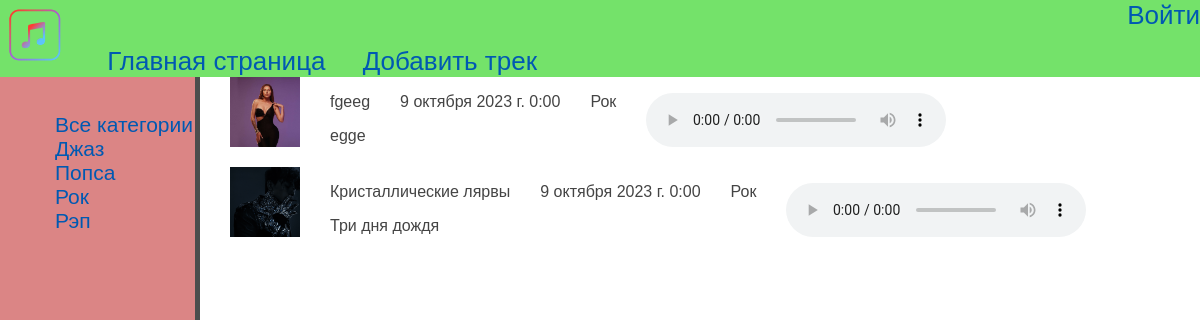
/category/rok/, run on the app's committed database.
### main/models.py (models this page shows, shortened)
class Categories(models.Model):
    title = models.CharField(
        max_length=32,
        verbose_name='Название'
    )
    slug = models.SlugField(
        max_length=32,
        verbose_name='слаг',
        unique=True
    )
    def __str__(self):
        return self.title
    def get_absolute_url(self):
        return reverse('main:category', kwargs={'cat_slug': self.slug})
    class Meta:
        verbose_name = 'Категория'
        verbose_name_plural = 'Категории'
        ordering = ['title']

class Music(models.Model):
    title = models.CharField(
        max_length=32,
        verbose_name='Название'
    )
    author = models.CharField(
        max_length=32,
        verbose_name='Автор'
    )
    slug = models.SlugField(
        max_length=32,
        verbose_name='слаг',
        unique=True
    )
    image = models.ImageField(
        upload_to='photos/%Y/%m/%d',
        verbose_name='Постер'
    )
    soundfile = models.FileField(
        upload_to='sound/%Y/%m/%d',
        verbose_name='Трек'
    )
    release = models.DateTimeField(
        verbose_name='Дата выхода'
    )
    cat = models.ForeignKey(
        Categories,
        verbose_name='Категория',
        on_delete=models.CASCADE
    )
    class Meta:
        verbose_name = 'Трек'
        verbose_name_plural = 'Треки'
        ordering = ['title']

### main/views.py (the view)
# urls.py: path('category/<slug:cat_slug>/', ListCategories.as_view(), name='category')
class ListCategories(DataMixin, ListView):
    model = Music
    template_name = 'main/index.html'
    context_object_name = 'posts'
    allow_empty = False
    def get_context_data(self, *, object_list=None, **kwargs):
        context = super().get_context_data(**kwargs)
        context2 = self.get_user_context(title=context['posts'][0].cat)
        return context | context2
    def get_queryset(self):
        return Music.objects.filter(cat__slug=self.kwargs['cat_slug'])

### main/utils.py (called while the page is built)
    def get_user_context(self, **kwargs):
        context = kwargs
        context['menu'] = menu
        context['cats'] = Categories.objects.all()
        return context

### templates/main/index.html
{% extends 'base.html' %}
{% block content %}
        {% for i in posts %}
        <div class="track">
            <span class="zapis"><img src="{{ i.image.url }}" alt="{{ i.title }}"></span>
            <span class="zapis">
                <p>{{ i.title }}</p>
                <p>{{ i.author }}</p>
            </span>
            <span class="zapis"><p>{{ i.release }}</p></span>
            <span class="zapis"><p>{{ i.cat }}</p></span>
            <span class="zapis"><p><audio controls><source src="{{ i.soundfile.url }}"></audio></p></span>
        </div>
        {% endfor %}
{% endblock %}

### templates/base.html (shortened to what this page needs)
{% load static %}
<!DOCTYPE html>
<html lang="en">
<head>
    <link rel="stylesheet" href="{% static 'css/style.css' %}">
</head>
<body>
{% block header %}
<header>
    <div class="left-menu">
        <span><a href="{% url 'main:home' %}"><img src="{% static 'img/logo.png' %}" alt="logo"></a></span>
        {% for i in menu %}
        <span style="margin-left: 30px;"><a href="{% url i.url_name %}">{{ i.title }}</a></span>
        {% endfor %}
    </div>
    <div class="right-menu">
        {% if request.user.is_authenticated %}
        <span>{{ user.username }} | <a href="{% url 'register:logout' %}">Выйти</a></span>
        {% else %}
        <span><a href="{% url 'register:login' %}">Войти</a></span>
        {% endif %}
    </div>
</header>
{% endblock %}
{% block aside %}
<aside>
    <ul>
        <li><a href="{% url 'main:home' %}">Все категории</a></li>
        {% for i in cats %}
            <li><a href="{{ i.get_absolute_url }}">{{ i.title }}</a></li>
        {% endfor %}
    </ul>
</aside>
{% endblock %}
{% block content %}
{% endblock %}
</body>
</html>

### static/css/style.css (style rules this page uses)
html, body { font-family: 'Arial'; margin: 0; padding: 0; width: 100%; color: #444; }
a { color: #0059b2; text-decoration: none; }
img { width: 70px; }
header { position: sticky; top: 0; width: 100%; background-color: #74e26a; display: flex; font-size: 26px; justify-content: space-between; }
aside { padding-left: 15px; padding-top: 15px; float: left; background: #db8585; width: 15%; font-size: 21px; height: 1000px; color: #fff; border-right: 5px solid #4d4d4d; }
ul { list-style: none; }
.track { display: flex; }
.zapis { margin-left: 3%; align-items: center; }

### data on the page
Categories: title "Джаз"
Categories: title "Попса"
Categories: title "Рок"
Categories: title "Рэп"
Music: image (picture), title "fgeeg", author "egge", release "9 октября 2023 г. 0:00", cat "Рок"
Music: image (picture), title "Кристаллические лярвы", author "Три дня дождя", release "9 октября 2023 г. 0:00", cat "Рок"

### other printed values
{{ i.title }} "Главная страница" "Добавить трек"
